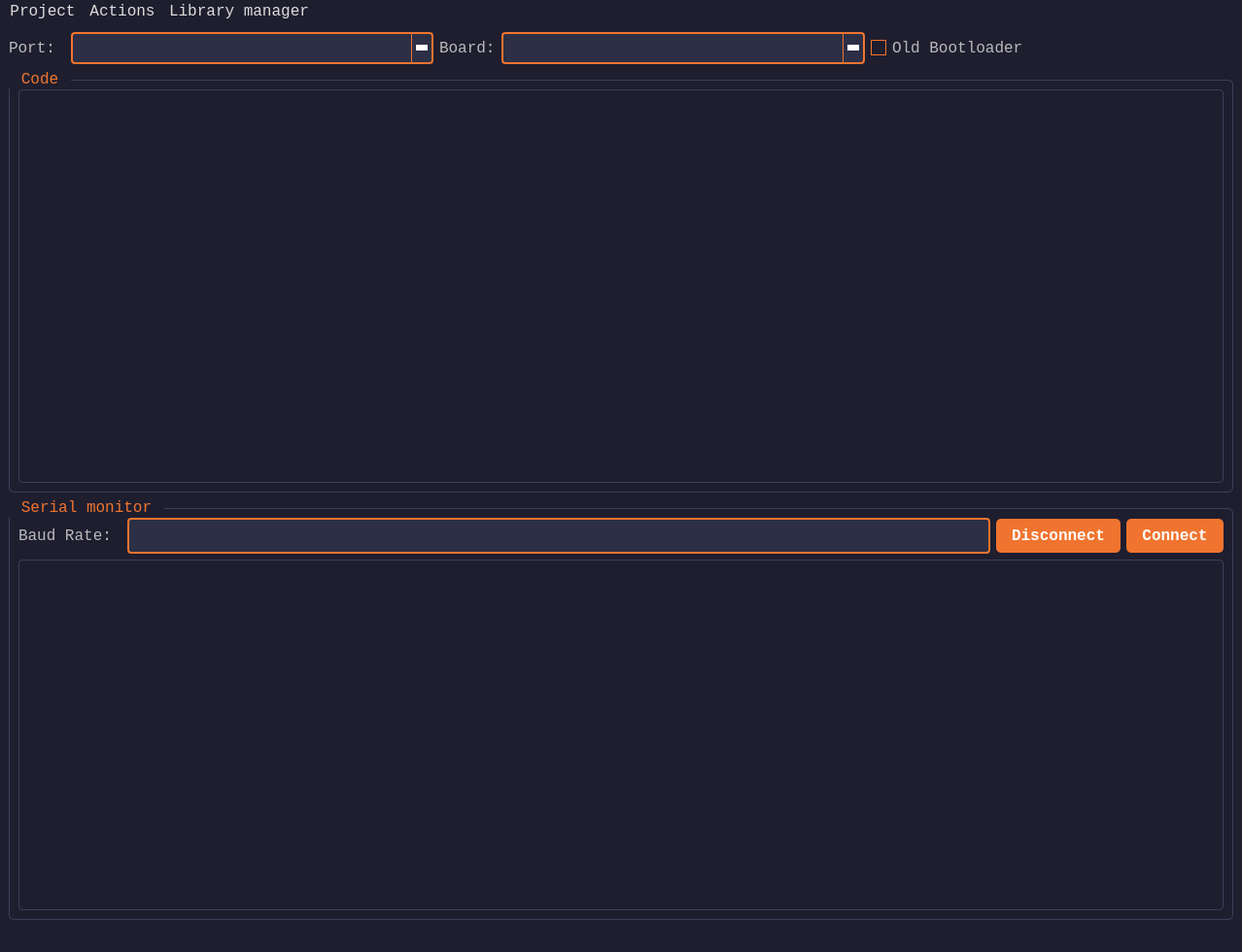
<?xml version="1.0" encoding="UTF-8"?>
<ui version="4.0">
 <class>MainWindow</class>
 <widget class="QMainWindow" name="MainWindow">
  <property name="geometry">
   <rect>
    <x>0</x>
    <y>0</y>
    <width>1278</width>
    <height>980</height>
   </rect>
  </property>
  <property name="windowTitle">
   <string>NU-IDE</string>
  </property>
  <property name="styleSheet">
   <string notr="true">/* ---------- General Widget Styling ---------- */
QWidget {
    background-color: #1e1e2f;
    color: #dcdcdc;
    font-family: Consolas, monospace;
    font-size: 12pt;
}

/* ---------- Group Boxes ---------- */
QGroupBox {
    border: 1px solid #3c3f58;
    border-radius: 5px;
    margin-top: 10px;
}

QGroupBox:title {
    subcontrol-origin: margin;
    subcontrol-position: top left;
    padding: 0 8px;
    color: #f0742f;
    font-weight: bold;
    font-size: 11pt;
}

/* ---------- Labels ---------- */
QLabel {
    color: #b9b9bb;
    background: transparent;
}
QComboBox::down-arrow {
    width: 0;
    height: 0;
    border-left: 6px solid transparent;
    border-right: 6px solid transparent;
    border-top: 6px solid white;
}
/* ---------- Line Edits (Input Fields) ---------- */
QLineEdit {
    background-color: #2c2f45;
    color: #ffffff;
    border: 2px solid #f0742f;
    border-radius: 4px;
    padding: 6px;
}

/* ---------- Combo Boxes ---------- */
QComboBox {
    background-color: #2c2f45;
    color: #ffffff;
    border: 2px solid #f0742f;
    border-radius: 4px;
    padding: 4px;
    min-width: 6em;
}

QComboBox::drop-down {
    subcontrol-origin: padding;
    subcontrol-position: top right;
    width: 20px;
    border-left: 1px solid #f0742f;
}


/* ---------- Buttons ---------- */
QPushButton {
    background-color: #f0742f;
    color: #ffffff;
    font-weight: bold;
    border: none;
    border-radius: 5px;
    padding: 8px 16px;
}

QPushButton:hover {
    background-color: #fc7c11;
}

QPushButton:pressed {
    background-color: #ff6b35;
}

/* ---------- Checkboxes ---------- */
QCheckBox {
    color: #b9b9bb;
    font-weight: normal;
}

QCheckBox::indicator {
    width: 14px;
    height: 14px;
    border: 1px solid #f0742f;
    background-color: #1e1e2f;
}

QCheckBox::indicator:checked {
    image: url(:/icons/check.png); /* Replace with a checkmark icon if desired */
    background-color: #3c3f58;
}

/* ---------- Tool Buttons ---------- */
QToolButton {
    background-color: #2c2f45;
    color: #dcdcdc;
    border: 1px solid #3c3f58;
    border-radius: 4px;
    padding: 4px 8px;
}

QToolButton:hover {
    background-color: #3c3f58;
}

/* ---------- Scroll Bars ---------- */
QScrollBar:vertical {
    border: none;
    background: #2c2f45;
    width: 10px;
    margin: 0px 0px 0px 0px;
}

QScrollBar::handle:vertical {
    background: #f0742f;
    border-radius: 5px;
    min-height: 20px;
}

QScrollBar::add-line:vertical, QScrollBar::sub-line:vertical {
    height: 0px;
}

/* ---------- Text Edits (for output/monitor window) ---------- */
QTextEdit, QPlainTextEdit {
    background-color: #1e1e2f;
    color: #00ff9c; /* terminal-like output */
    border: 1px solid #3c3f58;
    border-radius: 4px;
    padding: 6px;
    font-family: Consolas, monospace;
    font-size: 11pt;
}
</string>
  </property>
  <widget class="QWidget" name="centralwidget">
   <layout class="QGridLayout" name="gridLayout">
    <item row="1" column="0" colspan="5">
     <widget class="QGroupBox" name="Code">
      <property name="sizePolicy">
       <sizepolicy hsizetype="Expanding" vsizetype="Expanding">
        <horstretch>0</horstretch>
        <verstretch>0</verstretch>
       </sizepolicy>
      </property>
      <property name="title">
       <string>Code</string>
      </property>
      <property name="checkable">
       <bool>false</bool>
      </property>
      <property name="checked">
       <bool>false</bool>
      </property>
      <layout class="QGridLayout" name="gridLayout_3">
       <item row="0" column="0">
        <widget class="QPlainTextEdit" name="CodeT"/>
       </item>
      </layout>
     </widget>
    </item>
    <item row="0" column="0">
     <widget class="QLabel" name="label">
      <property name="sizePolicy">
       <sizepolicy hsizetype="Fixed" vsizetype="Preferred">
        <horstretch>0</horstretch>
        <verstretch>0</verstretch>
       </sizepolicy>
      </property>
      <property name="text">
       <string>Port: </string>
      </property>
     </widget>
    </item>
    <item row="2" column="0" colspan="5">
     <widget class="QGroupBox" name="Serial">
      <property name="title">
       <string>Serial monitor</string>
      </property>
      <layout class="QGridLayout" name="gridLayout_4">
       <item row="0" column="0">
        <widget class="QLabel" name="BaudRate_2">
         <property name="sizePolicy">
          <sizepolicy hsizetype="Fixed" vsizetype="Preferred">
           <horstretch>0</horstretch>
           <verstretch>0</verstretch>
          </sizepolicy>
         </property>
         <property name="text">
          <string>Baud Rate: </string>
         </property>
        </widget>
       </item>
       <item row="1" column="0" colspan="4">
        <widget class="QPlainTextEdit" name="SerialText">
         <property name="readOnly">
          <bool>true</bool>
         </property>
        </widget>
       </item>
       <item row="0" column="3">
        <widget class="QPushButton" name="Connect">
         <property name="text">
          <string>Connect</string>
         </property>
        </widget>
       </item>
       <item row="0" column="2">
        <widget class="QPushButton" name="Disconnect">
         <property name="text">
          <string>Disconnect</string>
         </property>
        </widget>
       </item>
       <item row="0" column="1">
        <widget class="QLineEdit" name="BaudRate"/>
       </item>
      </layout>
     </widget>
    </item>
    <item row="0" column="1">
     <widget class="QComboBox" name="Port"/>
    </item>
    <item row="0" column="4">
     <widget class="QCheckBox" name="oldBootloaderCheckBox">
      <property name="text">
       <string>Old Bootloader</string>
      </property>
     </widget>
    </item>
    <item row="0" column="3">
     <widget class="QComboBox" name="Board"/>
    </item>
    <item row="0" column="2">
     <widget class="QLabel" name="label_2">
      <property name="sizePolicy">
       <sizepolicy hsizetype="Fixed" vsizetype="Preferred">
        <horstretch>0</horstretch>
        <verstretch>0</verstretch>
       </sizepolicy>
      </property>
      <property name="text">
       <string>Board:</string>
      </property>
     </widget>
    </item>
   </layout>
  </widget>
  <widget class="QStatusBar" name="statusbar"/>
  <widget class="QMenuBar" name="menubar">
   <property name="geometry">
    <rect>
     <x>0</x>
     <y>0</y>
     <width>1278</width>
     <height>29</height>
    </rect>
   </property>
   <widget class="QMenu" name="menuOpen_Project">
    <property name="title">
     <string>Project</string>
    </property>
    <addaction name="actionOpen"/>
    <addaction name="actionCreate"/>
    <addaction name="actionClose_save"/>
   </widget>
   <widget class="QMenu" name="menuActions">
    <property name="title">
     <string>Actions</string>
    </property>
    <addaction name="actionUpload"/>
   </widget>
   <widget class="QMenu" name="menuLibrary_Manager">
    <property name="title">
     <string>Library manager</string>
    </property>
    <widget class="QMenu" name="menuLibraries">
     <property name="title">
      <string>Libraries</string>
     </property>
     <addaction name="actionAdd"/>
     <addaction name="actionRemove"/>
     <addaction name="actionAdd_lib_from_zip_file"/>
    </widget>
    <addaction name="menuLibraries"/>
   </widget>
   <addaction name="menuOpen_Project"/>
   <addaction name="menuActions"/>
   <addaction name="menuLibrary_Manager"/>
  </widget>
  <action name="actionOpen">
   <property name="text">
    <string>Open</string>
   </property>
  </action>
  <action name="actionClose_save">
   <property name="text">
    <string>Save</string>
   </property>
  </action>
  <action name="actionUpload">
   <property name="text">
    <string>Upload</string>
   </property>
  </action>
  <action name="actionAdd">
   <property name="text">
    <string>Add</string>
   </property>
  </action>
  <action name="actionRemove">
   <property name="text">
    <string>Remove</string>
   </property>
  </action>
  <action name="actionAdd_lib_from_zip_file">
   <property name="text">
    <string>Add Lib From Zip File</string>
   </property>
  </action>
  <action name="actionCreate">
   <property name="text">
    <string>Create</string>
   </property>
  </action>
 </widget>
 <resources/>
 <connections/>
</ui>
